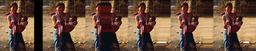
#> input picture images/ablation-sample45.png, 256 x 51 px, shrunk from 2406 x 481 before the run, given as the content of the folder data/OpenDataLab___BSDS500/mini_bsds500, which was not available
$ python run_experiment.py   (older library calls are emulated)
#> lines starting #> are read from the running program, lines starting #| are printed output that depends on the picture; pictures that were not available may be replaced by others from this repository, and a replacement may not be noted
import os
import cv2
import csv
import time
import argparse
import numpy as np


IMG_EXTS = (".jpg", ".jpeg", ".png", ".bmp", ".tif", ".tiff")


# ============================
# Baseline Seam Carving
# ============================
def energy_map(img):
    gray = cv2.cvtColor(img, cv2.COLOR_BGR2GRAY)
    dx = cv2.Sobel(gray, cv2.CV_64F, 1, 0, ksize=3)
    dy = cv2.Sobel(gray, cv2.CV_64F, 0, 1, ksize=3)
    return np.abs(dx) + np.abs(dy)


def find_vertical_seam(energy):
    h, w = energy.shape
    dp = energy.copy()
    backtrack = np.zeros((h, w), dtype=np.int32)

    for i in range(1, h):
        for j in range(w):
            left = max(j - 1, 0)
            right = min(j + 1, w - 1)
            prev = dp[i - 1, left:right + 1]
            idx = int(np.argmin(prev))
            backtrack[i, j] = left + idx
            dp[i, j] += prev[idx]

    seam = np.zeros(h, dtype=np.int32)
    seam[h - 1] = int(np.argmin(dp[h - 1]))

    for i in range(h - 2, -1, -1):
        seam[i] = backtrack[i + 1, seam[i + 1]]

    return seam  # (h,)


def insert_vertical_seam(img, seam):
    h, w, c = img.shape
    out = np.zeros((h, w + 1, c), dtype=img.dtype)

    for i in range(h):
        j = int(seam[i])
        out[i, :j, :] = img[i, :j, :]

        if j == 0:
            p = img[i, j, :]
        else:
            p = ((img[i, j - 1, :].astype(np.int32) + img[i, j, :].astype(np.int32)) // 2).astype(img.dtype)

        out[i, j, :] = p
        out[i, j + 1:, :] = img[i, j:, :]

    return out


def seam_insert_baseline(img, add_pixels):
    out = img.copy()
    mid_cols = []
    t0 = time.perf_counter()

    for _ in range(add_pixels):
        e = energy_map(out)
        seam = find_vertical_seam(e)
        mid_cols.append(int(seam[len(seam) // 2]))
        out = insert_vertical_seam(out, seam)

    dt = time.perf_counter() - t0
    return out, dt, mid_cols


# ============================
# Improved Seam Carving (yours)
# ROI + smooth + column penalty + multi-band
# ============================
def energy_map_with_roi(img, roi_list=None, roi_weight=60.0):
    gray = cv2.cvtColor(img, cv2.COLOR_BGR2GRAY)
    dx = cv2.Sobel(gray, cv2.CV_64F, 1, 0)
    dy = cv2.Sobel(gray, cv2.CV_64F, 0, 1)
    energy = np.abs(dx) + np.abs(dy)

    if not roi_list:
        return energy

    h, w = gray.shape
    roi_mask = np.zeros((h, w), dtype=np.float32)
    for (x1, y1, x2, y2) in roi_list:
        x1 = max(0, min(w - 1, int(x1)))
        x2 = max(0, min(w, int(x2)))
        y1 = max(0, min(h - 1, int(y1)))
        y2 = max(0, min(h, int(y2)))
        if x2 > x1 and y2 > y1:
            roi_mask[y1:y2, x1:x2] = 1.0

    max_e = float(np.max(energy)) if np.max(energy) > 0 else 1.0
    return energy + roi_weight * max_e * roi_mask


def smooth_seam(seam_pairs, width, window=5):
    h = len(seam_pairs)
    cols = np.array([c for (_, c) in seam_pairs], dtype=np.float32)

    if window > 1:
        if window % 2 == 0:
            window += 1
        k = np.ones(window, dtype=np.float32)
        k /= k.sum()
        pad = window // 2
        cols_padded = np.pad(cols, (pad, pad), mode="edge")
        smooth_cols = np.convolve(cols_padded, k, mode="valid")
    else:
        smooth_cols = cols.copy()

    new_cols = np.zeros_like(cols, dtype=np.int32)
    for i in range(h):
        if i == 0:
            j = int(round(smooth_cols[i]))
            j = max(0, min(width - 1, j))
        else:
            prev = int(new_cols[i - 1])
            candidates = [prev]
            if prev - 1 >= 0:
                candidates.append(prev - 1)
            if prev + 1 < width:
                candidates.append(prev + 1)
            j = min(candidates, key=lambda x: abs(x - smooth_cols[i]))
        new_cols[i] = j

    return [(i, int(new_cols[i])) for i in range(h)]


def insert_column_penalty(col_penalty, j_seam, extra_bias):
    w = col_penalty.shape[0]
    new_penalty = np.zeros(w + 1, dtype=np.float32)
    new_penalty[:j_seam] = col_penalty[:j_seam]
    new_penalty[j_seam] = col_penalty[j_seam] + extra_bias
    new_penalty[j_seam + 1:] = col_penalty[j_seam:]
    return new_penalty


def choose_preferred_columns(col_cost, num_bands=12, min_gap=15):
    w = len(col_cost)
    chosen = []
    for _ in range(num_bands):
        mask = np.ones(w, dtype=bool)
        for c in chosen:
            left = max(0, c - min_gap)
            right = min(w, c + min_gap + 1)
            mask[left:right] = False

        cand = np.where(mask)[0]
        if cand.size == 0:
            break
        j = int(cand[np.argmin(col_cost[cand])])
        chosen.append(j)
    return chosen


def seam_insert_ours(
    img,
    add_pixels,
    roi_list=None,
    roi_weight=60.0,
    smooth_window=5,
    use_column_penalty=True,
    lambda_penalty=1.0,
    extra_bias=5.0,
    use_multi_band=True,
    num_bands=12,
    min_gap=15,
    band_bias_ratio=0.4,
):
    out = img.copy()
    column_penalty = np.zeros(out.shape[1], dtype=np.float32)
    mid_cols = []
    t0 = time.perf_counter()

    for _ in range(add_pixels):
        h, w = out.shape[:2]

        # sync penalty length
        if column_penalty.shape[0] != w:
            if column_penalty.shape[0] < w:
                column_penalty = np.pad(column_penalty, (0, w - column_penalty.shape[0]), mode="edge")
            else:
                column_penalty = column_penalty[:w]

        base_energy = energy_map_with_roi(out, roi_list=roi_list, roi_weight=roi_weight)
        energy = base_energy.copy()

        # multi-band bias
        if use_multi_band:
            col_cost = base_energy.sum(axis=0)
            preferred = choose_preferred_columns(col_cost, num_bands=num_bands, min_gap=min_gap)
            if preferred:
                preferred_mask = np.zeros(w, dtype=np.float32)
                preferred_mask[preferred] = 1.0
                max_e = float(np.max(base_energy)) if np.max(base_energy) > 0 else 1.0
                energy = energy - band_bias_ratio * max_e * preferred_mask[np.newaxis, :]

        # column penalty
        if use_column_penalty:
            energy = energy + lambda_penalty * column_penalty[np.newaxis, :]

        seam_cols = find_vertical_seam(energy)
        seam_pairs = [(i, int(seam_cols[i])) for i in range(h)]
        seam_pairs = smooth_seam(seam_pairs, width=w, window=smooth_window)

        # record mid column
        j_mid = int(seam_pairs[len(seam_pairs) // 2][1])
        mid_cols.append(j_mid)

        # update penalty then insert seam
        if use_column_penalty:
            cols = [c for (_, c) in seam_pairs]
            for j in set(cols):
                column_penalty[j] += 1.0
            column_penalty = insert_column_penalty(column_penalty, j_mid, extra_bias)

        out = insert_vertical_seam(out, np.array([c for (_, c) in seam_pairs], dtype=np.int32))

    dt = time.perf_counter() - t0
    return out, dt, mid_cols


# ============================
# Utilities
# ============================
def list_images(folder):
    files = []
    for name in os.listdir(folder):
        p = os.path.join(folder, name)
        if os.path.isfile(p) and name.lower().endswith(IMG_EXTS):
            files.append(p)
    files.sort()
    return files


def ensure_dir(p):
    os.makedirs(p, exist_ok=True)


def pad_to_width(img, target_w):
    h, w = img.shape[:2]
    if w >= target_w:
        return img
    pad = target_w - w
    return cv2.copyMakeBorder(img, 0, 0, 0, pad, cv2.BORDER_CONSTANT, value=(0, 0, 0))


def mid_stats(mid_cols):
    if not mid_cols:
        return 0, 0
    span = int(max(mid_cols) - min(mid_cols))
    # max frequency
    vals, counts = np.unique(np.array(mid_cols), return_counts=True)
    maxfreq = int(np.max(counts))
    return span, maxfreq


def main():
    ap = argparse.ArgumentParser()
    ap.add_argument("--input_dir", type=str,
                    default=os.path.join("data", "OpenDataLab___BSDS500", "mini_bsds500"),
                    help="folder of your selected 25 images")
    ap.add_argument("--out_dir", type=str, default="results_bsds500", help="output folder")
    ap.add_argument("--add_pixels", type=int, default=80, help="increase width by this many pixels")
    ap.add_argument("--roi_lenna", action="store_true",
                    help="apply a fixed ROI for images whose filename contains 'lenna' (optional)")
    args = ap.parse_args()

    input_dir = args.input_dir
    out_dir = args.out_dir
    add_pixels = args.add_pixels

    imgs = list_images(input_dir)
    if not imgs:
        raise SystemExit(f"❌ No images found in: {input_dir}")

    out_resize = os.path.join(out_dir, "resize")
    out_base = os.path.join(out_dir, "baseline")
    out_ours = os.path.join(out_dir, "ours")
    out_cmp = os.path.join(out_dir, "compare")
    ensure_dir(out_resize); ensure_dir(out_base); ensure_dir(out_ours); ensure_dir(out_cmp)

    csv_path = os.path.join(out_dir, "summary.csv")
    with open(csv_path, "w", newline="", encoding="utf-8") as f:
        wcsv = csv.writer(f)
        wcsv.writerow([
            "filename", "H", "W",
            "add_pixels",
            "resize_time_s", "baseline_time_s", "ours_time_s",
            "baseline_mid_span", "ours_mid_span",
            "baseline_mid_maxfreq", "ours_mid_maxfreq",
        ])

        for idx, p in enumerate(imgs, 1):
            name = os.path.basename(p)
            img = cv2.imread(p)
#> img is the input picture: shape (51, 256, 3); mean B, G, R 62.4, 81, 108.9
            if img is None:
                print(f"[{idx}/{len(imgs)}] Skip unreadable: {name}")
                continue

            h, w0 = img.shape[:2]
#> h = 51; w0 = 256
            target_w = w0 + add_pixels
#> target_w = 336

            # 1) resize
            t0 = time.perf_counter()
            resize_img = cv2.resize(img, (target_w, h), interpolation=cv2.INTER_LINEAR)
            t_resize = time.perf_counter() - t0

            # 2) baseline seam
            base_img, t_base, base_mids = seam_insert_baseline(img, add_pixels)
#> after the loop in seam_insert_baseline, `for _ in range(add_pixels):`:
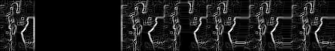
#> e: shape (51, 335) float64; min 0, max 1170, mean 127.3; drawn with min black and max white
#> after the loop in seam_insert_baseline, `for _ in range(add_pixels):`:
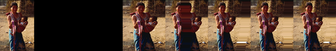
#> out: shape (51, 336, 3); mean B, G, R 47.5, 61.7, 82.9
#> after the loop in seam_insert_baseline, `for _ in range(add_pixels):`: mid_cols = 80 values from 38 to 38
#> t_base = 4.42; base_mids = 80 values from 38 to 38

            # 3) ours seam (ROI optional only for lenna)
            roi_list = None
            if args.roi_lenna and ("lenna" in name.lower()):
                # 你之前用的 ROI（如果你想让 lenna 单独启用 ROI）
                roi_list = [(46, 0, 226, h)]

            ours_img, t_ours, ours_mids = seam_insert_ours(img, add_pixels, roi_list=roi_list)
#> the loop in seam_insert_ours, `for _ in range(add_pixels):` made 80 passes
#> (preferred, j_mid) on passes 1 to 11: ([38, 105, 255, 208, 163, 0, 132, 89, 233, 18, 189, 65], 38), ([38, 106, 256, 209, 164, 0, 133, 90, 234, 18, 190, 66], 38), ([38, 107, 257, 210, 165, 0, 134, 91, 235, 18, 191, 67], 38), ([38, 108, 258, 211, 166, 0, 135, 92, 236, 18, 192, 68], 38), ([38, 109, 259, 212, 167, 0, 136, 93, 237, 54, 18, 193], 38), ([38, 110, 260, 213, 168, 0, 137, 94, 54, 238, 18, 194], 110), ([38, 110, 261, 214, 169, 0, 138, 94, 54, 239, 18, 195], 38), ([38, 111, 262, 215, 170, 0, 139, 54, 95, 240, 18, 196], 111), ([38, 111, 263, 216, 171, 0, 140, 54, 95, 241, 18, 197], 38), ([38, 112, 264, 217, 172, 0, 141, 55, 96, 242, 18, 198], 112), ([38, 112, 265, 218, 173, 0, 142, 55, 96, 243, 18, 199], 38)
#> preferred on pass 25: [38, 118, 279, 230, 185, 0, 154, 61, 102, 134, 256, 18]
#> pass 1, in seam_insert_ours, `energy = energy - band_bias_ratio * max_e * preferred_mask[np.newaxis,..`:
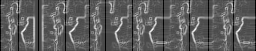
#> energy: shape (51, 256) float64; min -468, max 1170, mean 144.6; drawn with min black and max white
#> after the loop in seam_insert_ours, `for _ in range(add_pixels):`:
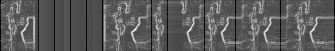
#> energy: shape (51, 335) float64; min -468, max 1170, mean 121.3; drawn with min black and max white
#> after the loop in seam_insert_ours, `for _ in range(add_pixels):`:
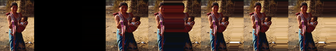
#> out: shape (51, 336, 3); mean B, G, R 49.6, 64.5, 87.2

            # save images
            cv2.imwrite(os.path.join(out_resize, name), resize_img)
            cv2.imwrite(os.path.join(out_base, name), base_img)
            cv2.imwrite(os.path.join(out_ours, name), ours_img)

            # compare montage: [orig(padded), resize, baseline, ours]
            orig_pad = pad_to_width(img, target_w)
#> in pad_to_width, `return cv2.copyMakeBorder(img, 0, 0, 0, pad, cv2.BORDER_CONSTANT, valu..`:
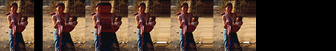
#> returned value: shape (51, 336, 3); mean of channels 0, 1, 2 47.5, 61.7, 82.9; drawn as B, G, R
            cmp = cv2.hconcat([orig_pad, resize_img, base_img, ours_img])
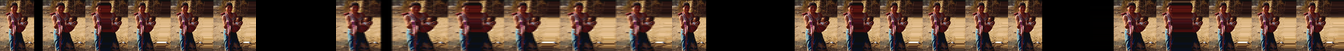
#> cmp: shape (51, 1344, 3); mean B, G, R 51.8, 67.2, 90.5
            cv2.imwrite(os.path.join(out_cmp, name), cmp)

            b_span, b_maxf = mid_stats(base_mids)
            o_span, o_maxf = mid_stats(ours_mids)

            wcsv.writerow([
                name, h, w0,
                add_pixels,
                round(t_resize, 4), round(t_base, 4), round(t_ours, 4),
                b_span, o_span,
                b_maxf, o_maxf,
            ])

            print(f"[{idx}/{len(imgs)}] {name} done | resize {t_resize:.2f}s | base {t_base:.2f}s | ours {t_ours:.2f}s")
#| [1/1] ablation-sample45.png done | resize 0.00s | base 4.42s | ours 4.36s

    print("✅ All done.")
    print(f"  - Results folder: {out_dir}")
    print(f"  - Summary CSV:    {csv_path}")
    print("  - Compare images: results_bsds500/compare/ (best for paper figures)")


if __name__ == "__main__":
    main()
